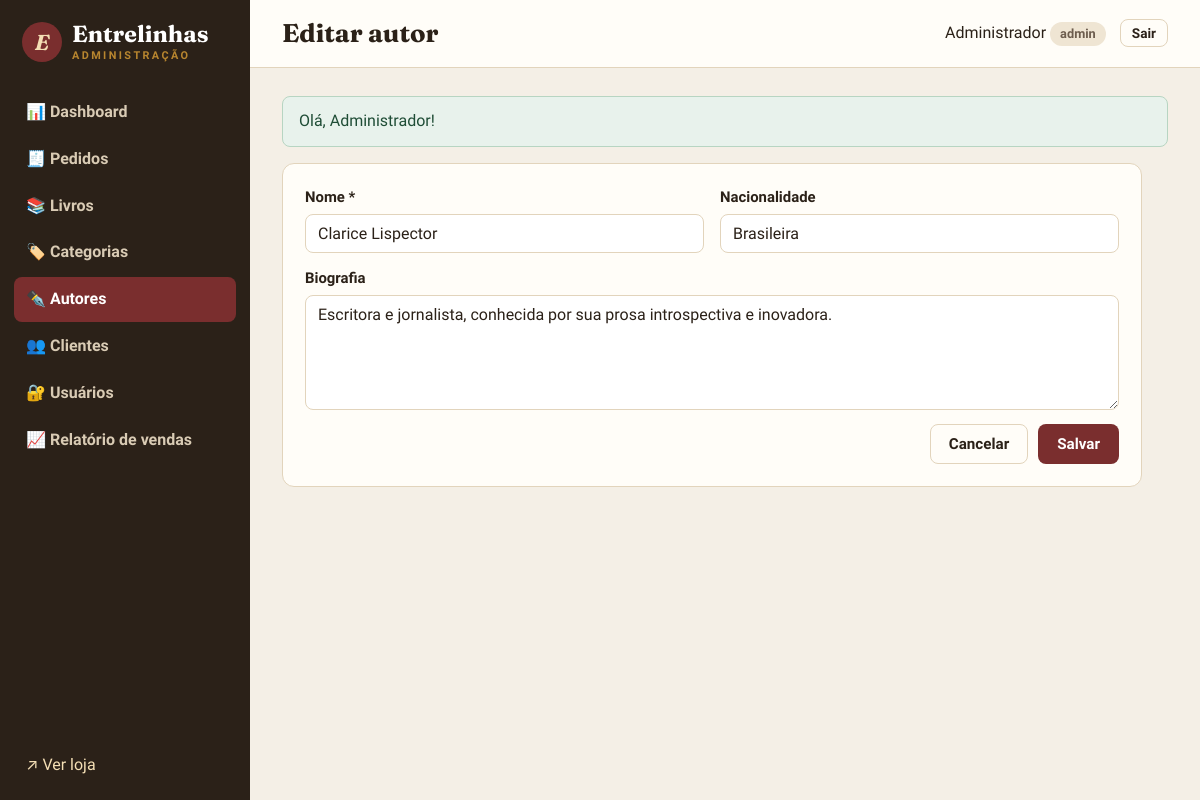
/admin/autores/2/editar (signed in), run on the app's committed database.
### tables this page shows
CREATE TABLE autores (
    id             INT UNSIGNED AUTO_INCREMENT PRIMARY KEY,
    nome           VARCHAR(120) NOT NULL,
    nacionalidade  VARCHAR(60)  NULL,
    biografia      TEXT NULL
);

### app/Core/Controller.php (called while the page is built, shortened)
<?php
class Controller
{
    public function render(string $view, array $dados = [], string $layout = 'public'): void
    {
        extract($dados);
        require APP_PATH . "/Views/{$view}.php";
    }
    protected function renderAdmin(string $view, array $dados = []): void
    {
        $this->render('admin/' . $view, $dados, 'admin');
    }
}

### app/Controllers/Admin/AutorController.php (called while the page is built, shortened)
<?php
class AutorController extends Controller
{
    private Autor $model;
    public function __construct()
    {
        $this->model = new Autor();
    }
    public function edit(int $id): void
    {
        $autor = $this->model->find($id) ?? $this->naoEncontrado();
        $this->renderAdmin('autores/form', ['titulo' => 'Editar autor', 'autor' => $autor]);
    }
}

### public/index.php (called while the page is built, shortened)
<?php
require dirname(__DIR__) . '/app/bootstrap.php';
$router = new App\Core\Router();
$router->dispatch($_SERVER['REQUEST_URI'], $_SERVER['REQUEST_METHOD']);

### app/bootstrap.php (called while the page is built, shortened)
<?php
spl_autoload_register(function (string $classe): void {
    $prefixo = 'App\\';
    $relativo = str_replace('\\', '/', substr($classe, strlen($prefixo)));
    $arquivo = APP_PATH . '/' . $relativo . '.php';
});
require APP_PATH . '/helpers.php';

### app/Core/Database.php (called while the page is built, shortened)
<?php
class Database
{
    private static ?PDO $conexao = null;
    private static array $config = [];
    public static function configure(array $config): void
    {
        self::$config = $config;
    }
    public static function getConnection(): PDO
    {
        if (self::$conexao === null) {
            $c = self::$config;
            $dsn = "mysql:host={$c['host']};port={$c['port']};dbname={$c['name']};charset={$c['charset']}";
            try {
                self::$conexao = new PDO($dsn, $c['user'], $c['pass'], [
                    PDO::ATTR_ERRMODE => PDO::ERRMODE_EXCEPTION,
                    PDO::ATTR_DEFAULT_FETCH_MODE => PDO::FETCH_ASSOC,
                    PDO::ATTR_EMULATE_PREPARES => false,
                ]);
            } catch (PDOException $e) {
                http_response_code(500);
                exit('<h1>Erro ao conectar ao banco de dados</h1><p>Verifique se o container MySQL está rodando '
                    . '(<code>docker compose up -d db</code>).</p><pre>' . htmlspecialchars($e->getMessage()) . '</pre>');
            }
        }
        return self::$conexao;
    }
}

### app/Core/Model.php (called while the page is built, shortened)
<?php
abstract class Model
{
    protected PDO $db;
    protected string $tabela;
    public function __construct()
    {
        $this->db = Database::getConnection();
    }
    public function find(int $id): ?array
    {
        $stmt = $this->db->prepare("SELECT * FROM {$this->tabela} WHERE id = :id");
        $stmt->execute(['id' => $id]);
        return $stmt->fetch() ?: null;
    }
}

### app/helpers.php (called while the page is built, shortened)
<?php
function e(mixed $valor): string
{
    return htmlspecialchars((string) ($valor ?? ''), ENT_QUOTES, 'UTF-8');
}
function base_path(): string
{
    $dir = str_replace('\\', '/', dirname($_SERVER['SCRIPT_NAME'] ?? '/'));
    return rtrim($dir, '/');
}
function url(string $caminho = ''): string
{
    return base_path() . '/' . ltrim($caminho, '/');
}
function old(string $campo, mixed $padrao = ''): mixed
{
    return $_SESSION['old'][$campo] ?? $padrao;
}

### app/Views/admin/autores/form.php (the view, shortened to what this page needs)
<?php $acao = $autor ? "admin/autores/{$autor['id']}/atualizar" : 'admin/autores/salvar'; ?>
<form action="<?= url($acao) ?>" method="post" class="painel form-admin" data-validar novalidate>
    <div class="linha-campos">
        <label>Nome *
            <input type="text" name="nome" value="<?= e(old('nome', $autor['nome'] ?? '')) ?>" required minlength="3" maxlength="120">
        </label>
        <label>Nacionalidade
            <input type="text" name="nacionalidade" value="<?= e(old('nacionalidade', $autor['nacionalidade'] ?? '')) ?>" maxlength="60">
        </label>
    </div>
    <label>Biografia
        <textarea name="biografia" rows="5"><?= e(old('biografia', $autor['biografia'] ?? '')) ?></textarea>
    </label>
    <div class="form-botoes">
        <a href="<?= url('admin/autores') ?>" class="btn btn-contorno">Cancelar</a>
        <button class="btn btn-primario">Salvar</button>
    </div>
</form>

### app/Core/Router.php (shortened to what this page needs)
<?php
class Router
{
    private array $rotas = [];
    private function add(string $metodo, string $caminho, array $acao): void
    {
        $regex = preg_replace('#\{(\w+)\}#', '(?P<$1>\d+)', rtrim($caminho, '/') ?: '/');
        $this->rotas[$metodo]['#^' . $regex . '$#'] = $acao;
    }
    public function dispatch(string $uri, string $metodo): void
    {
        $caminho = parse_url($uri, PHP_URL_PATH) ?? '/';
        $caminho = rtrim($caminho, '/') ?: '/';
        foreach ($this->rotas[$metodo] ?? [] as $regex => [$controller, $acao]) {
            if (preg_match($regex, $caminho, $m)) {
                $params = array_map('intval', array_filter($m, 'is_string', ARRAY_FILTER_USE_KEY));
                (new $controller())->$acao(...array_values($params));
                return;
            }
        }
    }
}

### public/assets/css/style.css (style rules this page uses)
:root { --papel: #f7f1e6; --papel-escuro: #efe5d3; --cartao: #fffdf8; --tinta: #2b2118; --tinta-suave: #6d5d4e; --borda: #e2d4bc; --vinho: #7a2e2e; --vinho-escuro: #5e2121; --verde: #2f5d50; --ouro: #b8862f; --perigo: #b33a3a; --sombra: 0 1px 2px rgba(43, 33, 24, .06), 0 6px 18px rgba(43, 33, 24, .07); --raio: 10px; --serif: 'Fraunces', Georgia, 'Times New Roman', serif; --sans: 'Source Sans 3', system-ui, -apple-system, 'Segoe UI', sans-serif; }
* { box-sizing: border-box; }
body { margin: 0; font-family: var(--sans); font-size: 16px; line-height: 1.55; color: var(--tinta); background: var(--papel); }
a { color: var(--vinho); text-decoration: none; }
.btn { display: inline-flex; align-items: center; justify-content: center; gap: 6px; padding: 10px 18px; border-radius: 8px; border: 1.5px solid transparent; font: 600 .95rem var(--sans); cursor: pointer; text-decoration: none !important; transition: background .15s, color .15s, transform .1s; }
.btn-primario { background: var(--vinho); color: #fff; }
.btn-contorno { background: transparent; border-color: var(--borda); color: var(--tinta); }
label { display: flex; flex-direction: column; gap: 5px; font-weight: 600; font-size: .93rem; margin-bottom: 14px; }
input, select, textarea { font: 400 1rem var(--sans); padding: 9px 12px; border: 1.5px solid var(--borda); border-radius: 8px; background: #fff; color: var(--tinta); width: 100%; }
.linha-campos { display: grid; grid-template-columns: 1fr 1fr; gap: 0 16px; }
body.admin { display: grid; grid-template-columns: 250px 1fr; min-height: 100vh; background: #f4efe6; }
.painel { background: var(--cartao); border: 1px solid var(--borda); border-radius: 12px; padding: 22px; margin-bottom: 22px; }
.form-admin { max-width: 860px; }
.form-botoes { display: flex; justify-content: flex-end; gap: 10px; margin-top: 8px; grid-column: 1 / -1; }

### data on the page
autores: nome "Clarice Lispector", nacionalidade "Brasileira", biografia "Escritora e jornalista, conhecida por sua prosa introspectiva e inovadora."

### other printed values
$f['mensagem'] "Olá, Administrador!"
